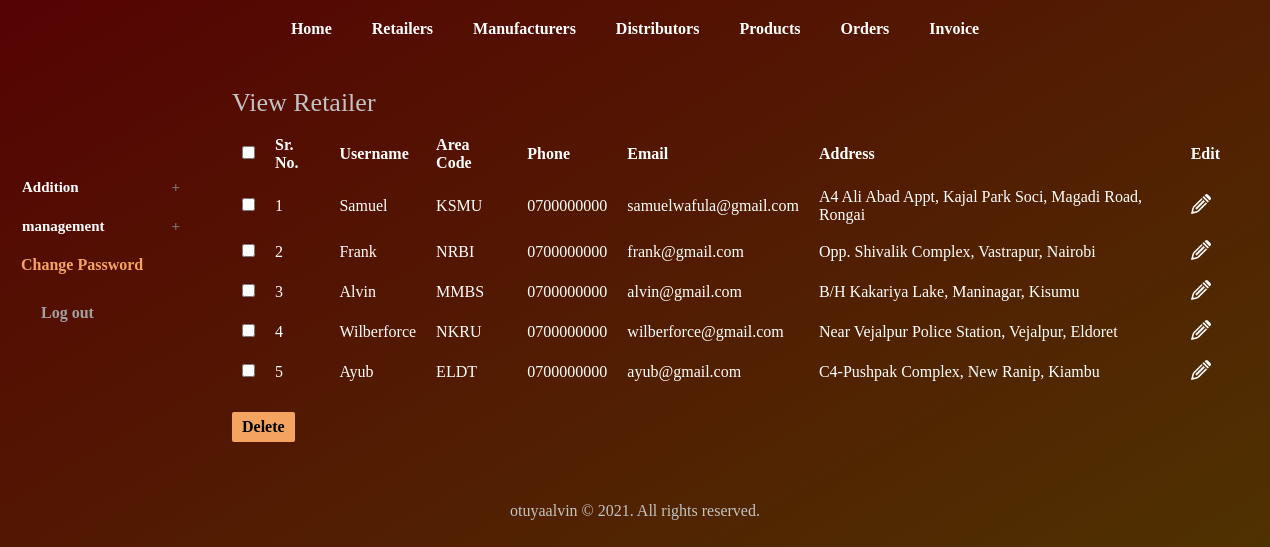
The app's page /admin/view_retailer.php (signed in) with its own data.
### tables this page shows
CREATE TABLE `retailer` (
  `retailer_id` int(11) NOT NULL,
  `username` varchar(25) NOT NULL,
  `password` varchar(255) NOT NULL,
  `address` varchar(200) NOT NULL,
  `area_id` int(11) NOT NULL,
  `phone` varchar(10) NOT NULL,
  `email` varchar(50) DEFAULT NULL
);

CREATE TABLE `area` (
  `area_id` int(11) NOT NULL,
  `area_name` varchar(50) NOT NULL,
  `area_code` varchar(10) NOT NULL
);

### admin/view_retailer.php (the view, shortened to what this page needs)
<?php
	include("../includes/config.php");
	if(isset($_SESSION['admin_login'])) {
		if($_SESSION['admin_login'] == true) {
			$query_selectRetailer = "SELECT * FROM retailer,area WHERE retailer.area_id=area.area_id";
			$result_selectRetailer = mysqli_query($con,$query_selectRetailer);
		}
		else {
			header('Location:../index.php');
		}
	}
	else {
		header('Location:../index.php');
	}
?>
<!DOCTYPE html>
<html>
<head>
	<link rel="stylesheet" href="../includes/main.css" >
</head>
<body>
	<?php
		include("../includes/nav_admin.inc.php");
		include("../includes/aside_admin.inc.php");
	?>
	<section>
		<h1>View Retailer</h1>
		<form action="" method="POST" class="form">
		<table class="table_displayData">
			<tr>
				<th> <input type="checkbox" onClick="toggle(this)" /> </th>
				<th>Sr. No.</th>
				<th>Username</th>
				<th>Area Code</th>
				<th>Phone</th>
				<th>Email</th>
				<th>Address</th>
				<th> Edit </th>
			</tr>
			<?php $i=1; while($row_selectRetailer = mysqli_fetch_array($result_selectRetailer)) { ?>
			<tr>
				<td> <input type="checkbox" name="chkId[]" value="<?php echo $row_selectRetailer['retailer_id']; ?>" /> </td>
				<td> <?php echo $i; ?> </td>
				<td> <?php echo $row_selectRetailer['username']; ?> </td>
				<td> <?php echo $row_selectRetailer['area_code']; ?> </td>
				<td> <?php echo $row_selectRetailer['phone']; ?> </td>
				<td> <?php echo $row_selectRetailer['email']; ?> </td>
				<td> <?php echo $row_selectRetailer['address']; ?> </td>
				<td> <a href="edit_retailer.php?id=<?php echo $row_selectRetailer['retailer_id']; ?>"><img src="../images/edit1.png" alt="edit" /></a> </td>
			</tr>
			<?php $i++; } ?>
		</table>
		<input type="submit" value="Delete" class="submit_button"/>
		</form>
	</section>
	<?php
		include("../includes/footer.inc.php");
	?>
</body>
</html>

### includes/main.css (style rules this page uses)
* { font-family: 'Permanent Marker', cursive; margin:0px; padding:0px; }
body,html { width:100%; margin:auto; background: linear-gradient(-30deg, rgb(4, 75, 4),#350536, rgb(77, 65, 1), #550303); background-size: 400% 400%; animation: gradient 15s ease infinite; }
a { text-decoration:none; }
input::placeholder { color: rgb(173, 173, 173); }
.submit_button { border:1px solid #F4A460; border-radius: 2px; font-size:16px; font-weight: bolder; margin-top:20px; margin-right:20px; padding:6px 10px; background-color:#F4A460; border:none; color:black; }
section { width:100%; padding:30px; margin-right: 0%; padding-bottom:40px; border-radius: 2px; background-color: transparent; }
section h1 { margin-bottom:10px; font-weight:normal; color:rgb(196, 195, 195); font-size: 26px; }
table { border-collapse: collapse; }
table a { font-weight: bolder; color: #F4A460; }
.table_displayData td, .table_displayData th { padding: 8px 10px; text-align: left; color: white; }
.table_displayData th { background-color:transparent; color:white; }
table img { height: 20px; }

### records on screen
retailer: username "Samuel", area.area_code "KSMU", phone "0700000000", email "samuelwafula@gmail.com", address "A4 Ali Abad Appt, Kajal Park Soci, Magadi Road, Rongai"
retailer: username "Frank", area.area_code "NRBI", phone "0700000000", email "frank@gmail.com", address "Opp. Shivalik Complex, Vastrapur, Nairobi"
retailer: username "Alvin", area.area_code "MMBS", phone "0700000000", email "alvin@gmail.com", address "B/H Kakariya Lake, Maninagar, Kisumu"
retailer: username "Wilberforce", area.area_code "NKRU", phone "0700000000", email "wilberforce@gmail.com", address "Near Vejalpur Police Station, Vejalpur, Eldoret"
retailer: username "Ayub", area.area_code "ELDT", phone "0700000000", email "ayub@gmail.com", address "C4-Pushpak Complex, New Ranip, Kiambu"
